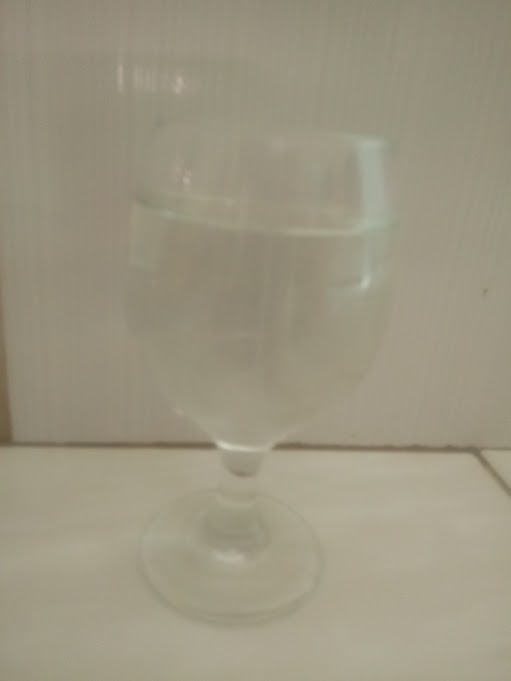
#> input picture img/limpo14.jpg, 511 x 681 px
$ python -i app.py   (imports and definitions only)
#> lines starting #> are read from the running program, lines starting #| are printed output that depends on the picture; after the words box and inside, x2 and y2 are one past the last pixel; in counts of white or black regions, pixels touching at a corner belong together
#> further down, picture is the input picture: PIL image 511x681 RGB; mean R, G, B 156.4, 150, 129.7
from pathlib import Path

import joblib
import numpy as np
from flask import Flask, render_template, request
from PIL import Image

# [1 line not run here, left out]

BASE_DIR = Path(__file__).resolve().parent.parent
MODEL_PATH = BASE_DIR / "modelo" / "best_classification_model.pkl"
SCALER_PATH = BASE_DIR / "modelo" / "minmax_scaler.pkl"
LABEL_ENCODER_PATH = BASE_DIR / "modelo" / "label_encoder.pkl"

# [3 lines not run here, left out]


def preprocessar_imagem(imagem):
    """Ajusta a imagem para o mesmo padrão do treinamento do notebook, mas isolando o objeto da imagem real."""
    imagem_rgb = imagem.convert("RGB")

    # Remove o fundo branco/claríssimo para deixar apenas o copo no centro
    arr = np.asarray(imagem_rgb, dtype=np.uint8)
    fundo = np.median(arr[0:10, 0:10], axis=(0, 1))
#> fundo = [141, 134, 116]
    dist = np.linalg.norm(arr - fundo, axis=2)
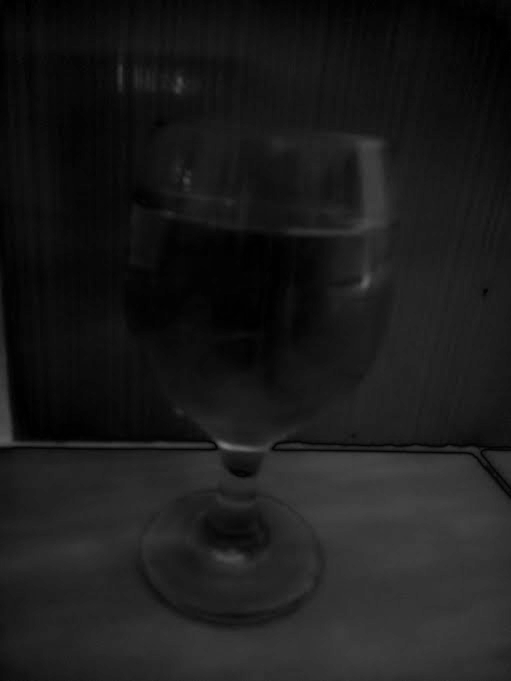
#> dist: shape (681, 511) float64; min 0, max 120.1, mean 27.4
    mascara = dist > 25
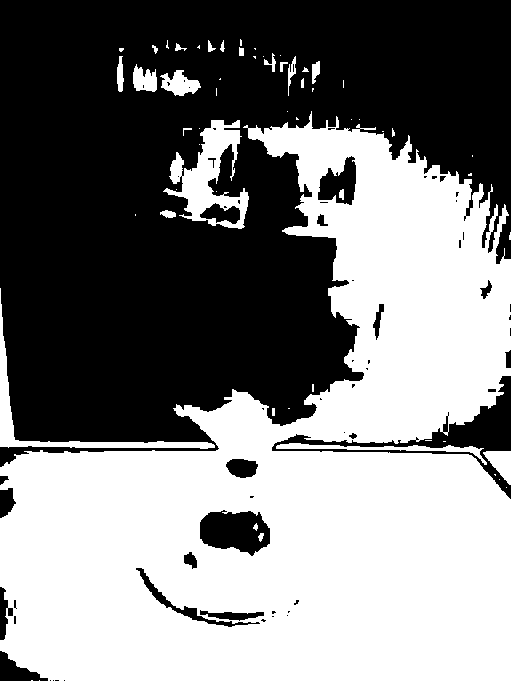
#> mascara: shape (681, 511) bool; 50% white; 60 white regions (35 under 20 px), largest, box (x1, y1, x2, y2) and area: (0, 111, 511, 681) 163960, (163, 120, 249, 229) 3860, (0, 288, 215, 449) 2342

    if mascara.any():
        ys, xs = np.where(mascara)
        x0, x1 = xs.min(), xs.max() + 1
#> x0 = 0; x1 = 511
        y0, y1 = ys.min(), ys.max() + 1
#> y0 = 39; y1 = 681
        margem = 10
        x0 = max(0, x0 - margem)
        y0 = max(0, y0 - margem)
#> y0 = 29
        x1 = min(arr.shape[1], x1 + margem)
        y1 = min(arr.shape[0], y1 + margem)
        imagem_crop = imagem_rgb.crop((x0, y0, x1, y1))
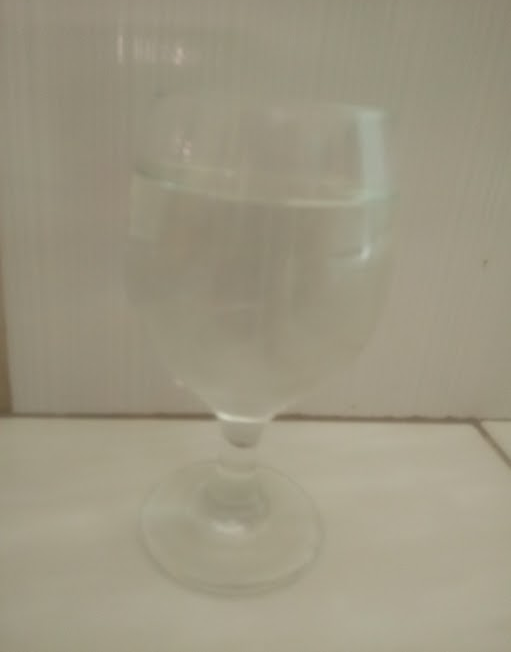
#> imagem_crop: PIL image 511x652 RGB; mean R, G, B 156.9, 150.5, 130.1
    else:
        imagem_crop = imagem_rgb

    # Normaliza para um quadrado e resize final
    tamanhos = imagem_crop.size
#> tamanhos = (511, 652)
    lado = max(tamanhos)
#> lado = 652
    canvas = Image.new("RGB", (lado, lado), (255, 255, 255))
#> canvas: PIL image 652x652 RGB; every value is 255
    x = (lado - tamanhos[0]) // 2
#> x = 70
    y = (lado - tamanhos[1]) // 2
#> y = 0
    canvas.paste(imagem_crop, (x, y))
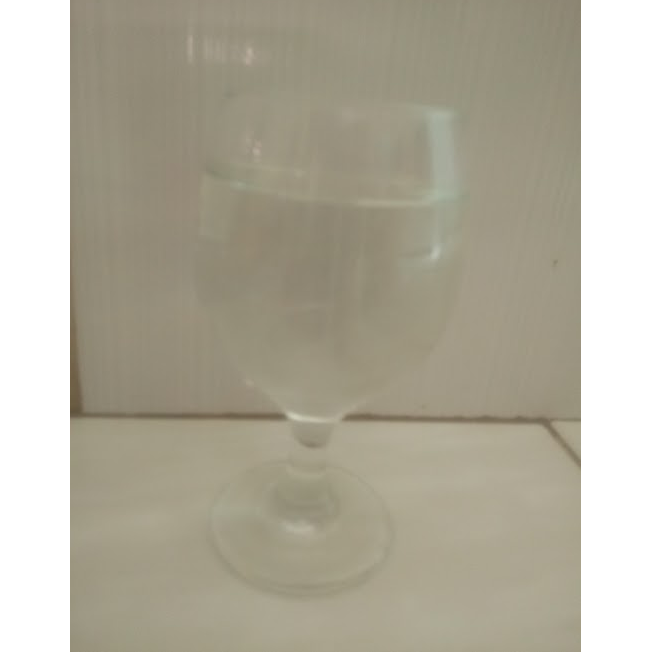
#> canvas: PIL image 652x652 RGB; mean R, G, B 178.1, 173.1, 157.1
    imagem_final = canvas.resize((16, 16), Image.Resampling.LANCZOS)
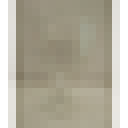
#> imagem_final: PIL image 16x16 RGB (shown 8 times larger); mean R, G, B 177.6, 172.5, 156.4

    pixels = np.asarray(imagem_final, dtype=np.uint8).reshape(1, -1)
#> (the run stopped early here; a loop or call above may not have finished)

$ run again, on img/limpo20.jpg
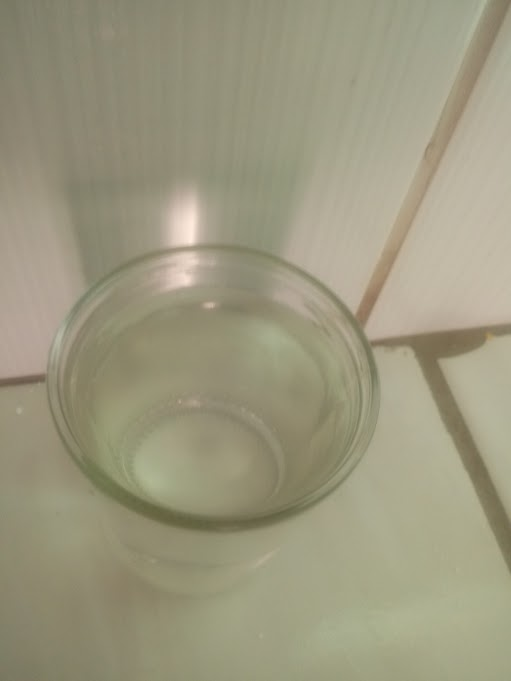
#> input picture img/limpo20.jpg, 511 x 681 px
#> picture is the input picture: PIL image 511x681 RGB; mean R, G, B 156.5, 152.3, 127.4
#> fundo = [123, 122, 101]
#> in preprocessar_imagem, `mascara = dist > 25`:
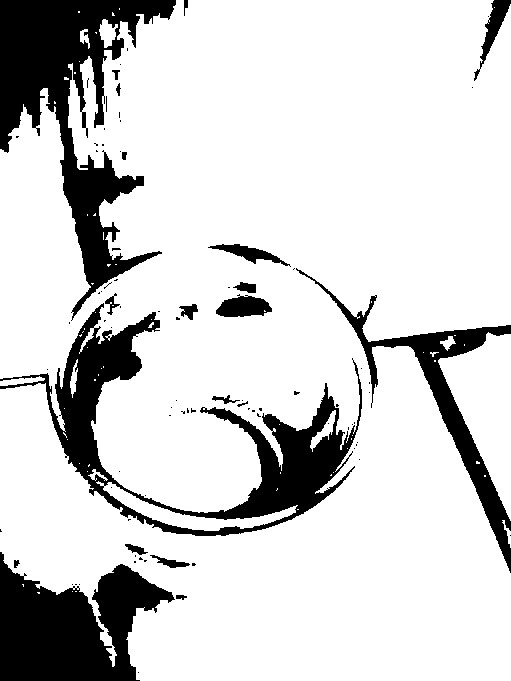
#> mascara: shape (681, 511) bool; 82.6% white; 87 black regions (67 under 20 px), largest, box (x1, y1, x2, y2) and area: (0, 0, 176, 321) 19016, (0, 303, 362, 536) 17384, (0, 552, 175, 681) 13778
#> x0 = 0; x1 = 511
#> y0 = 0; y1 = 681
#> in preprocessar_imagem, `imagem_final = canvas.resize((16, 16), Image.Resampling.LANCZOS)`:
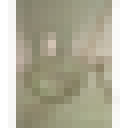
#> imagem_final: PIL image 16x16 RGB (shown 8 times larger); mean R, G, B 180.9, 177.8, 159

$ run again, on img/sujo12.jpg
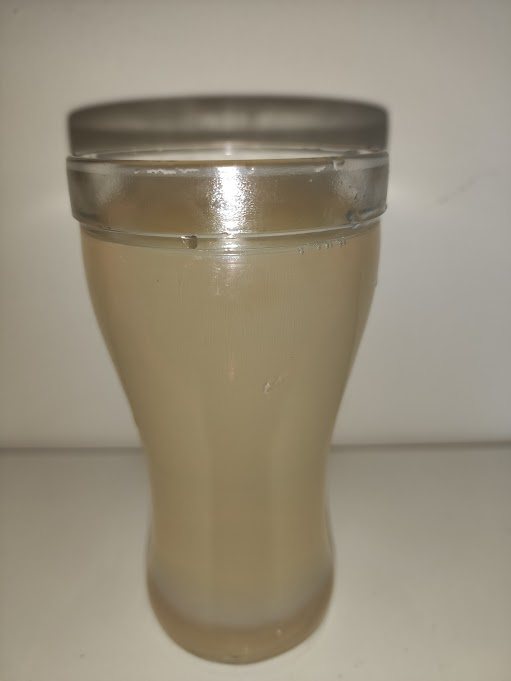
#> input picture img/sujo12.jpg, 511 x 681 px
#> picture is the input picture: PIL image 511x681 RGB; mean R, G, B 151.2, 142.1, 123.5
#> fundo = [133, 125, 112]
#> in preprocessar_imagem, `mascara = dist > 25`:
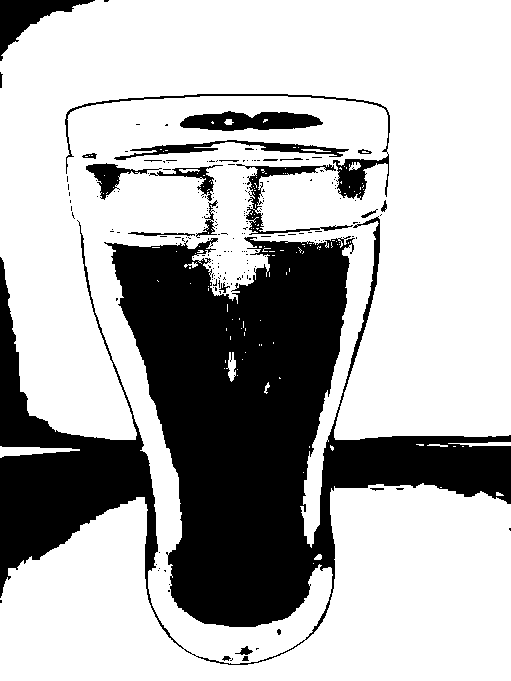
#> mascara: shape (681, 511) bool; 70.5% white; 195 black regions (172 under 20 px), largest, box (x1, y1, x2, y2) and area: (0, 216, 511, 665) 91382, (180, 111, 323, 131) 1996, (0, 0, 95, 61) 1986
#> x0 = 0; x1 = 511
#> y0 = 0; y1 = 681
#> in preprocessar_imagem, `imagem_final = canvas.resize((16, 16), Image.Resampling.LANCZOS)`:
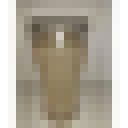
#> imagem_final: PIL image 16x16 RGB (shown 8 times larger); mean R, G, B 176.8, 170, 156.1

$ run again, on img/sujo18.jpg
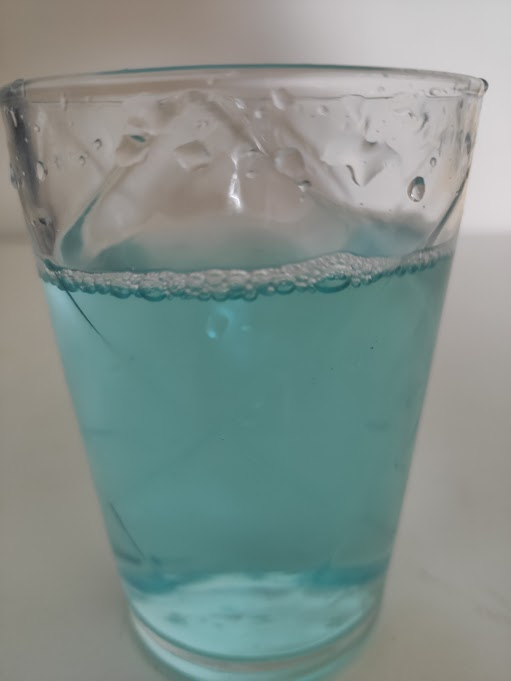
#> input picture img/sujo18.jpg, 511 x 681 px
#> picture is the input picture: PIL image 511x681 RGB; mean R, G, B 130.1, 143.9, 139.1
#> fundo = [138, 126, 112]
#> in preprocessar_imagem, `mascara = dist > 25`:
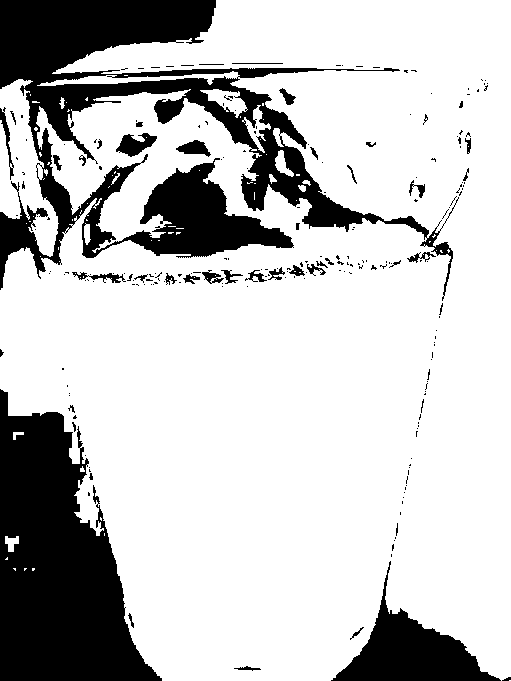
#> mascara: shape (681, 511) bool; 77.6% white; 225 black regions (183 under 20 px), largest, box (x1, y1, x2, y2) and area: (0, 0, 459, 301) 39052, (0, 389, 162, 681) 28154, (331, 561, 501, 681) 6771
#> x0 = 0; x1 = 511
#> y0 = 0; y1 = 681
#> in preprocessar_imagem, `imagem_final = canvas.resize((16, 16), Image.Resampling.LANCZOS)`:
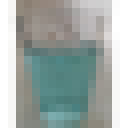
#> imagem_final: PIL image 16x16 RGB (shown 8 times larger); mean R, G, B 161.1, 171.5, 167.9
